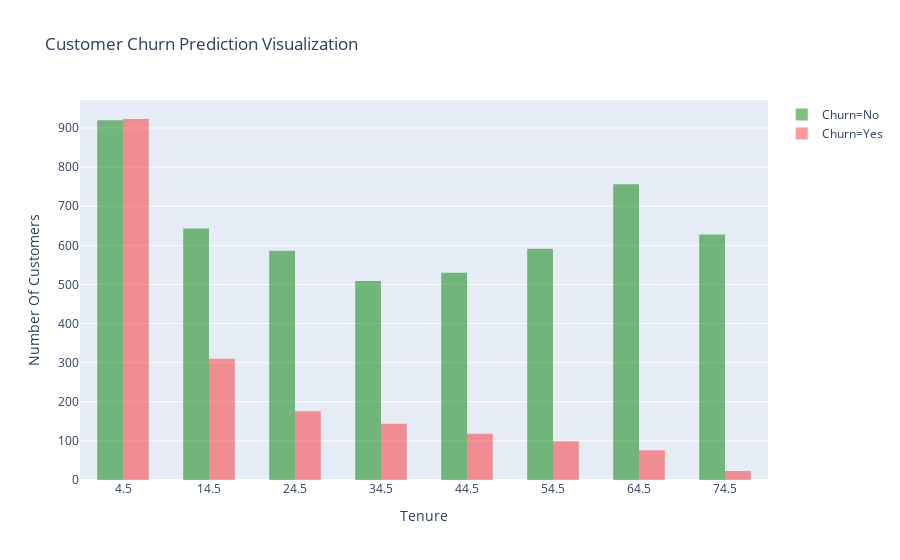

Here is the notebook cell this chart was saved with:
### Code cell
# Visualization: Creating histograms to compare tenure for Churn=No and Churn=Yes


# Filter data
tenure_churn_no = df[df.Churn == 'No'].tenure
tenure_churn_yes = df[df.Churn == 'Yes'].tenure

# Create histogram traces
trace_churn_no = go.Histogram(
    x=tenure_churn_no,
    opacity=0.5,
    marker=dict(color='green'),
    name='Churn=No',
    nbinsx=10
)

trace_churn_yes = go.Histogram(
    x=tenure_churn_yes,
    opacity=0.4,
    marker=dict(color='red'),
    name='Churn=Yes',
    nbinsx=10
)

# Create layout
layout = go.Layout(
    title="Customer Churn Prediction Visualization",
    xaxis=dict(title="Tenure"),
    yaxis=dict(title="Number Of Customers"),
    barmode='group',
    bargap=0.4, 
    
)

# Create figure
fig = go.Figure(data=[trace_churn_no, trace_churn_yes], layout=layout)

# Show the figure
fig.show()

### Figure 1 — Plotly figure (JSON) as saved in the notebook; plotly's stock layout.template omitted (floating-point values rounded to 4 significant figures; data arrays with more than 128 entries replaced by an {"elided": "..."} marker saying what was removed)
{"data": [{"marker": {"color": "green"}, "name": "Churn=No", "nbinsx": 10, "opacity": 0.5, "x": {"elided": "5163 int values"}, "type": "histogram"}, {"marker": {"color": "red"}, "name": "Churn=Yes", "nbinsx": 10, "opacity": 0.4, "x": {"elided": "1869 int values"}, "type": "histogram"}], "layout": {"bargap": 0.4, "barmode": "group", "title": {"text": "Customer Churn Prediction Visualization"}, "xaxis": {"title": {"text": "Tenure"}, "type": "linear", "range": [-0.5, 79.5], "autorange": true}, "yaxis": {"title": {"text": "Number Of Customers"}, "range": [0, 971.6], "autorange": true}, "autosize": true}}
